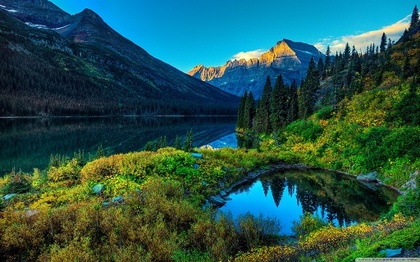
%> input picture TP1_Image/paysage.jpeg, 420 x 262 px, shrunk from 512 x 320 before the run
$ octave --eval "tp_image;"   (GNU Octave 9; MATLAB toolbox functions it lacks are replaced by stand-ins)
%> lines starting %> are read from the running program, lines starting %| are printed output that depends on the picture; in (x1, y1, x2, y2) boxes, pixels count from 0 and x2, y2 are one past the last pixel; in counts of white or black regions, pixels touching at a corner belong together; the program's own positions count from 1
%%%%%%%%%%%%%%%%%%%%%%%%%%%%%%%%%%%%%%%%%%%%%%%%%%%%%%%%%%%%%%%%
%%%%%%%%%%%%%%%%%%%%%%%%%%% tp_image %%%%%%%%%%%%%%%%%%%%%%%%%%%
%%%%%%%%%%%%%%%%%%%%%%%%%%%%%%%%%%%%%%%%%%%%%%%%%%%%%%%%%%%%%%%%

function tp_image

[im, map] = imread('paysage.jpeg');
%> im is the input picture: size 262x420x3 uint8; mean R, G, B 38.7, 84.2, 76
%> map = []
size(im)
%> ans = [262 420 3]
size(map)
%> ans = [0 0]

mapndg = ([0:255]'/255)*[1 1 1];
imndg = 0.2126 * im(:,:, 1) + 0.7152 * im(:,:, 2) + 0.0722 * im(:,:, 3);
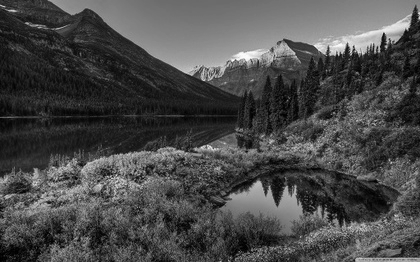
%> imndg: size 262x420 uint8; min 0, max 252, mean 73.9

figure(1)
image(imndg)
colormap(mapndg)

figure(2)
image(im)

[NL, NC] = size(imndg)
%> NL = 262; NC = 420

% Histogramme
histo = zeros(1,256);
for i=1:NL
    for j=1:NC
       histo(imndg(i, j) + 1) = histo(imndg(i, j) + 1) + 1;
    end
end
%> after the loop, histo = 256 values, max 1487 at index 31, min 0 at index 254, mean 429.8

figure(3)
plot(histo)
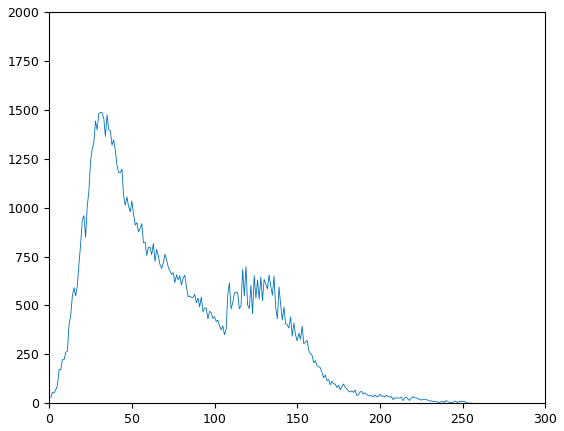
%> figure redrawn from the program's plot data; curve peaks at x = 31, y = 1487

% Histogramme cumulé
histo_cum = zeros(1,256);
histo_cum(1) = histo(1);
for i=2:256
    histo_cum(i) = histo_cum(i-1) + histo(i);
end
%> after the loop, histo_cum = 256 values from 27 to 110040

figure(4)
plot(histo_cum)
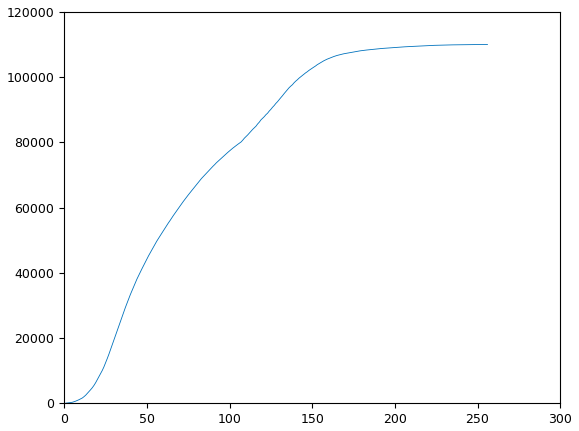
%> figure redrawn from the program's plot data; curve peaks at x = 253, y = 110040

% Seullage
seuil = 100;
imSeuil = zeros(NL, NC);
for i=1:NL
    for j=1:NC
		if(seuil < imndg(i,j))
			imSeuil(i,j) = 255;
		end
    end
end
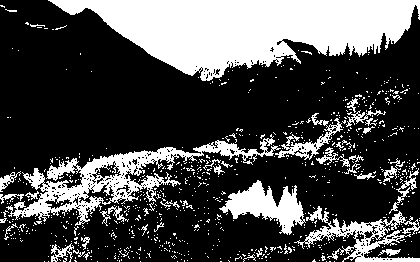
%> imSeuil: size 262x420 double; 29.3% white; 780 white regions (741 under 20 px), largest, box (x1, y1, x2, y2) and area: (48, 0, 420, 81) 17472, (6, 134, 281, 226) 5542, (294, 206, 420, 262) 2115

figure(5)
image(imSeuil)
colormap(mapndg)

imRec = zeros(NL, NC);
imndg = double(imndg);
%> imndg: size 262x420 double
mini = min(min(imndg));
%> mini = 0
maxi = max(max(imndg))
%> maxi = 252
imRec = floor(255* ((imndg - mini)/(maxi - mini)));

figure(6)
image(imRec)
colormap(mapndg)

% Histogramme
histoRec = zeros(1,256);
for i=1:NL
    for j=1:NC
       histoRec(imRec(i, j) + 1) = histoRec(imRec(i, j) + 1) + 1;
    end
end
%> after the loop, histoRec = 256 values, max 1487 at index 31, min 0 at index 85, mean 429.8

figure(7)
plot(histoRec)
%> figure, not shown here; curve peaks at x = 31, y = 1487

%contraste
K = 2;
moy = mean(mean(imndg));
%> moy = 73.89
imcont = K*(imndg-moy) + moy;

figure(8)
image(imcont)
colormap(mapndg)

%convolution
masque = [0 1 0;1 -4 1;0 1 0];
K = 1;
offset = 128;

imconv = zeros(NL,NC);
for i=2:NL-1
    for j=2:NC-1
       imconv(i,j) = offset + sum(sum(imndg(i - 1:i + 1, j - 1:j + 1).* masque)) / K;
    end
end
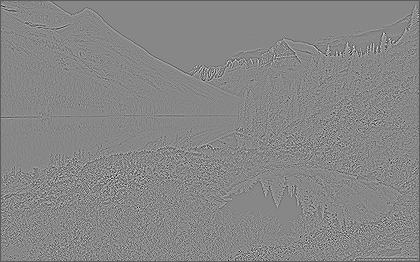
%> imconv: size 262x420 double; min -289, max 496, mean 126.4; drawn with min black and max white

figure(9)
image(imconv)
colormap(mapndg)

end

%%%%%%%%%%%%%%%%%%%%%%%%%%%%%%%%%%%%%%%%%%%%%%%%%%%%%%%%%%%%%%%%
